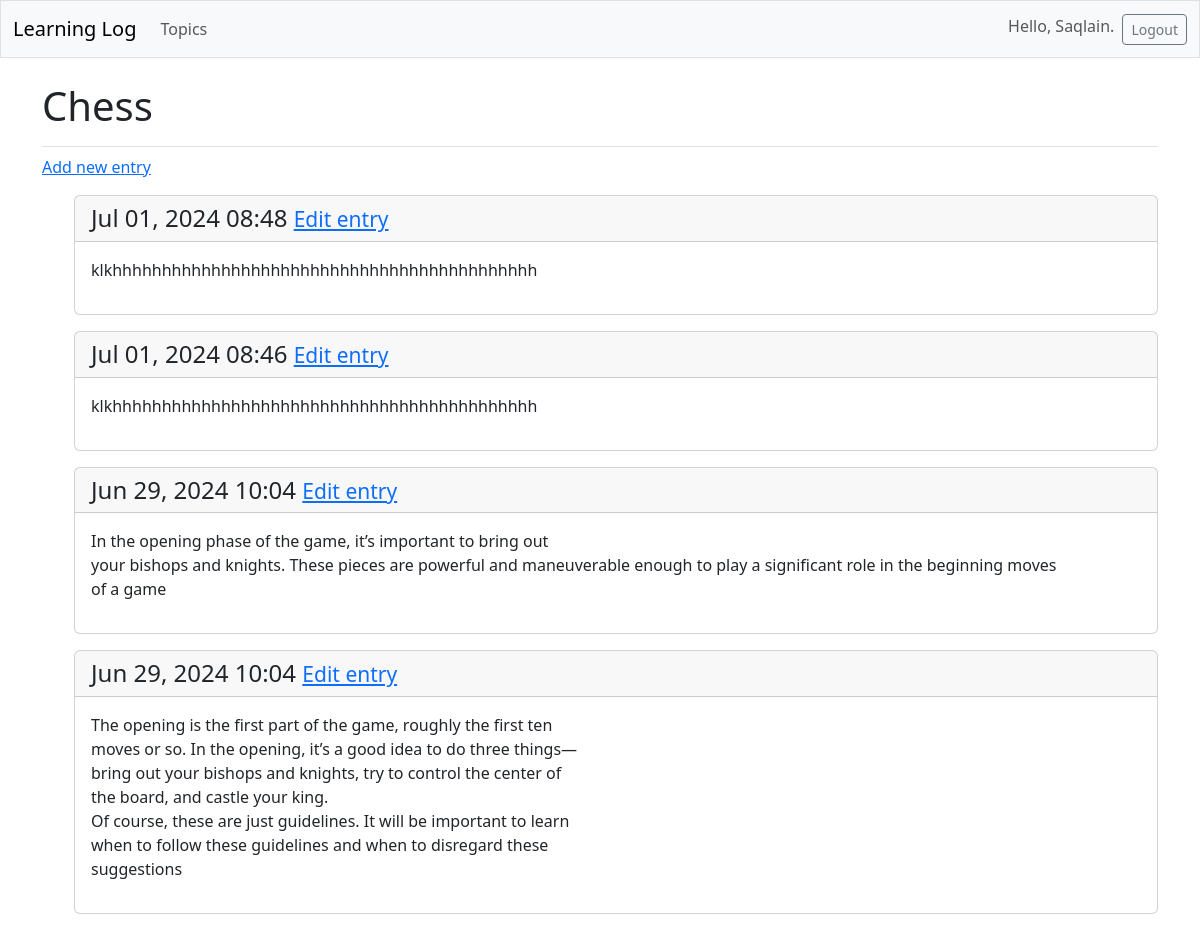
The page /topics/1/ (signed in) on the database its author committed.
### learning_logs/models.py (models this page shows, shortened)
class Topic(models.Model):
    text = models.CharField(max_length=200)
    data_added = models.DateTimeField(auto_now_add=True)
    owner = models.ForeignKey(User, on_delete=models.CASCADE)

class Entry(models.Model):
    topic = models.ForeignKey(Topic, on_delete=models.CASCADE)
    text = models.TextField()
    date_added = models.DateTimeField(auto_now_add=True)
    class Meta:
        verbose_name_plural = 'enteries'

### learning_logs/views.py (the view)
# urls.py: path('topics/<int:topic_id>/', views.topic, name='topic'),
@login_required
def topic(request, topic_id):
    topic = Topic.objects.get(id=topic_id)
    if topic.owner != request.user:
        raise Http404
    entries = topic.entry_set.order_by('-date_added')
    context = {'topic': topic, 'entries': entries}
    return render(request, 'learning_logs/topic.html', context)

### learning_logs/templates/learning_logs/topic.html
{% extends 'learning_logs/base.html' %} {% block page_header %}
<h1>{{ topic.text }}</h1>
{% endblock page_header %} {% block content %}
<p>
  <a href="{% url 'learning_logs:new_entry' topic.id %}">Add new entry</a>
</p>
<ul>
  {% for entry in entries %}
  <div class="card mb-3">
    <h4 class="card-header">
      {{ entry.date_added|date:'M d, Y H:i' }}
      <small>
        <a href="{% url 'learning_logs:edit_entry' entry.id %}"> Edit entry</a>
      </small>
    </h4>
    <div class="card-body">{{ entry.text|linebreaks }}</div>
  </div>
  {% empty %}
  <p>There are no entries for this topic yet.</p>
  {% endfor %}
</ul>
{% endblock content %}

### learning_logs/templates/learning_logs/base.html (shortened to what this page needs)
<!DOCTYPE html>
<html lang="en">
  <head>
    {% load django_bootstrap5 %} {% bootstrap_css %} {% bootstrap_javascript %}
  </head>
  <body>
    <nav class="navbar navbar-expand-md navbar-light bg-light mb-4 border">
      <div class="container-fluid">
        <a class="navbar-brand" href="{% url 'learning_logs:index' %}">
          Learning Log
        </a>
        <div class="collapse navbar-collapse" id="navbarCollapse">
          <ul class="navbar-nav me-auto mb-2 mb-md-0">
            <li class="nav-item">
              <a href="{% url 'learning_logs:topics' %}" class="nav-link">
                Topics
              </a>
            </li>
          </ul>
          <ul class="navbar-nav ms-auto mb-2 mb-md-0">
            {% if user.is_authenticated %}
            <li class="nav-item">
              <span class="navbar-text me-2">Hello, {{ user.username }}. </span>
            </li>
            {% endif %} {% if user.is_authenticated %}
            <form action="{% url 'accounts:logout' %}" method="post">
              <button name="submit" class="btn btn-outline-secondary btn-sm">
                Logout
              </button>
            </form>
            {% endif %}
          </ul>
        </div>
      </div>
    </nav>
    <main class=" container">
      <div class="pb-2 mb-2 border-bottom">
        {% block page_header %} {% endblock page_header %}
      </div>
      <div>
        {% block content %}{% endblock content %}
      </div>
    </main>
  </body>
</html>

### rows shown on the page
Topic: text "Chess"
Entry: date_added "Jul 01, 2024 08:48", text "klkhhhhhhhhhhhhhhhhhhhhhhhhhhhhhhhhhhhhhhhhhhh"
Entry: date_added "Jul 01, 2024 08:46", text "klkhhhhhhhhhhhhhhhhhhhhhhhhhhhhhhhhhhhhhhhhhhh"
Entry: date_added "Jun 29, 2024 10:04", text "In the opening phase of the game, it’s important to bring out your bishops and knights. These pieces are powerful and maneu\u0002verable enough to play a significant role in the beginning moves of a game"
Entry: date_added "Jun 29, 2024 10:04", text "The opening is the first part of the game, roughly the first ten moves or so. In the opening, it’s a good idea to do three things— bring out your bishops and knights, try to control the center of the board, and castle your king. Of course, these are just guidelines. It will be important to learn when to follow these guidelines and when to disregard these suggestions"

### other values the page prints
{{ user.username }} "Saqlain"
